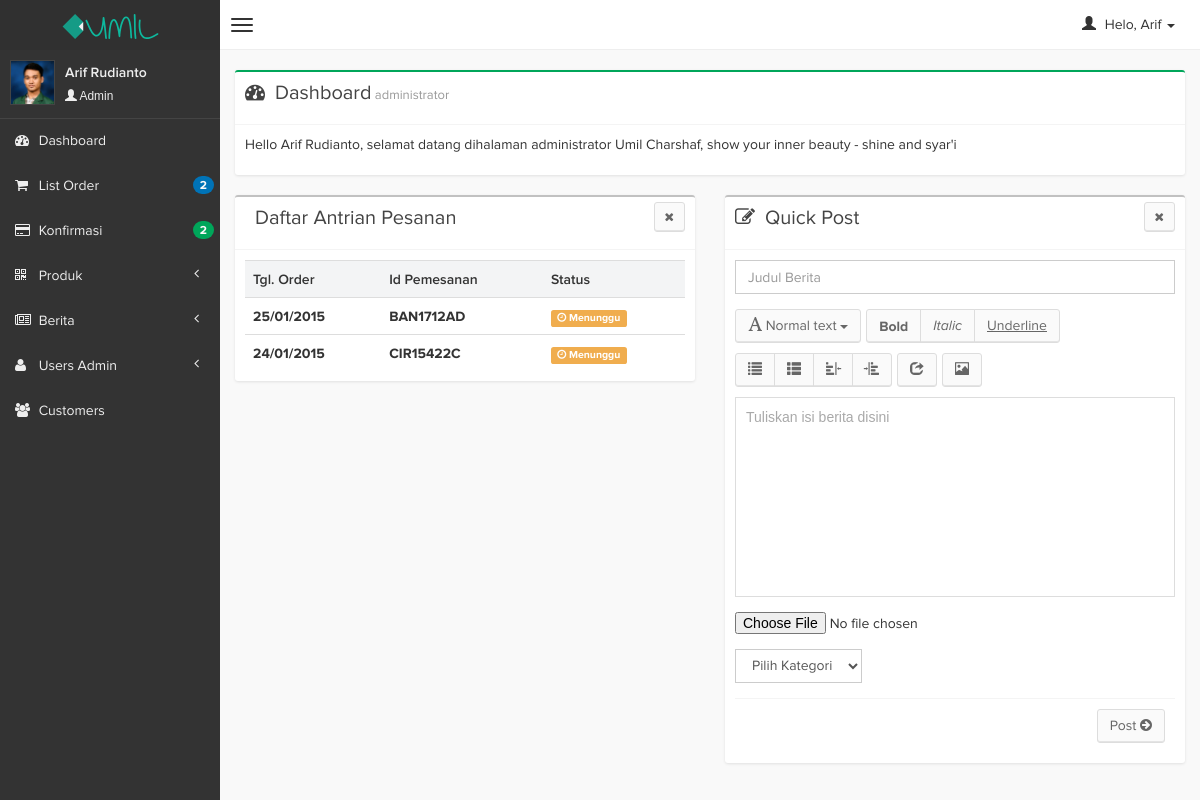
The app's page /hijab/admin/index.php (signed in) with its own data.
### tables this page shows
CREATE TABLE IF NOT EXISTS `orders` (
  `order_id` varchar(20) NOT NULL,
  `cust_id` int(4) NOT NULL,
  `nama` varchar(100) NOT NULL,
  `kota` varchar(50) NOT NULL,
  `provinsi` varchar(50) NOT NULL,
  `kodepos` int(6) NOT NULL,
  `alamat` text NOT NULL,
  `phone` varchar(15) NOT NULL,
  `tgl_pesan` date NOT NULL,
  `status` varchar(50) NOT NULL,
  `pelunasan` enum('0','1') NOT NULL,
  `dilihat` enum('0','1') NOT NULL
);

### hijab/admin/page/dashboard/index.php (the view, shortened to what this page needs)
<div class="row">
    <div class="col-md-12">
        <div class="box box-success">
            <div class="box-header">
                <i class="fa fa-dashboard"></i><h3 class="box-title">Dashboard<small> administrator</small></h3>
            </div>
            <div class="box-body">
            	<p>Hello <?php echo $_SESSION['fullname']?>, selamat datang dihalaman administrator Umil Charshaf, show your inner beauty - shine and syar'i</p>
            </div>
        </div>
    </div>
</div>
<div class="row">
<section class="col-lg-6 connectedSortable">
        <div class="box">
            <div class="box-header">
                <i class="fa fa-"></i>
                <h3 class="box-title">Daftar Antrian Pesanan</h3>
                <div class="pull-right box-tools">
                    <button class="btn btn-default btn-sm" data-widget="remove" data-toggle="tooltip" title="Remove"><i class="fa fa-times"></i></button>
                </div>
            </div>
            <div class="box-body">
                <table class="table table-hover">
                    <tr style="background-color: #F3F4F5">
                        <th>Tgl. Order</th>
                        <th>Id Pemesanan</th>
                        <th>Status</th>
                    </tr>
                    <?php
                    $d = mysql_query("select tgl_pesan, order_id, status, dilihat from orders where dilihat='0'");
                    if (mysql_num_rows($d)>0) {
                        while ($data = mysql_fetch_array($d)) {
                            if ($data['status']=="Menunggu") {
                                $label = "<span class=\"label label-warning\"><i class=\"fa fa-clock-o\"></i> ";
                            } elseif ($data['status']=="Proses") {
                                $label = "<span class=\"label label-primary\"><i class=\"fa fa-spinner\"></i> ";
                            } elseif ($data['status']=="Dikirim") {
                                $label = "<span class=\"label label-success\"><i class=\"fa fa-check\"></i> ";
                            } else {
                                $label = "<span class=\"label label-danger\"><i class=\"fa fa-times\"></i> ";
                            }
                            if ($data['dilihat']==0) {
                                $bold = "font-weight:bold";
                            } else {
                                $bold = "font-weight:normal";
                            }
                    ?>
                    <tr>
                        <td style="<?php echo $bold ?>"><?php echo date('d/m/Y', strtotime($data['tgl_pesan'])); ?></td>
                        <td style="<?php echo $bold ?>"><?php echo $data['order_id']; ?></td>
                        <td style="<?php echo $bold ?>"><?php echo $label.$data['status']; ?></span></td>
                    </tr>
                    <?php
                        }
                    } else {
                    ?>
                    <tr>
                        <td colspan="7">Tidak ada daftar pemesanan</td>
                    </tr>
                    <?php
                    }
                    ?>
                </table>
            </div>
        </div>
    </section>
	<section class="col-lg-6 connectedSortable">
        <div class="box">
            <div class="box-header">
                <i class="fa fa-edit"></i>
                <h3 class="box-title">Quick Post</h3>
                <div class="pull-right box-tools">
                    <button class="btn btn-default btn-sm" data-widget="remove" data-toggle="tooltip" title="Remove"><i class="fa fa-times"></i></button>
                </div>
            </div>
            <div class="box-body">
                <form name="" action="page/berita/proses.php?page=berita&act=post" method="post" enctype="multipart/form-data">
                    <div class="form-group">
                        <input type="text" class="form-control" name="judul" placeholder="Judul Berita"/>
                    </div>
                    <div class="form-group">
                    </div>
                    <div class="form-group">
                        <input type="file" name="gambar" title="Pilih Gambar" >
                    </div>
                    <div class="form-group">
                        <select name="kategori" class="form-control" style="width: auto">
                            <option>Pilih Kategori</option>
                        </select>
                    </div>
                    <div class="box-footer clearfix">
                        <button class="pull-right btn btn-default">Post <i class="fa fa-arrow-circle-right"></i></button>
                    </div>
                </form>
            </div>
        </div>
	</section>
</div>

### records on screen
orders: tgl_pesan "25/01/2015", order_id "BAN1712AD", status "Menunggu"
orders: tgl_pesan "24/01/2015", order_id "CIR15422C", status "Menunggu"

### other values on screen
$user[0] "Arif"
$_SESSION['fullname'] "Arif Rudianto"
$_SESSION['level'] "Admin"
$notif['order'] "2"
$notifp['pembayaran'] "2"
